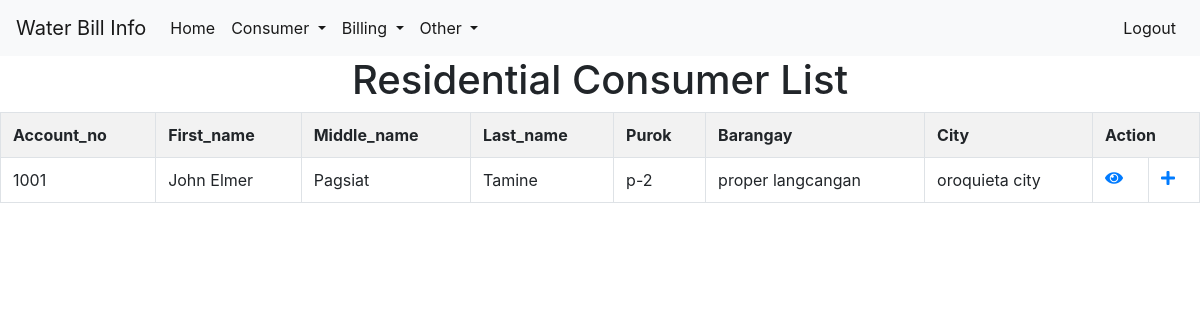
The page /resedential.php on the database as committed earlier.
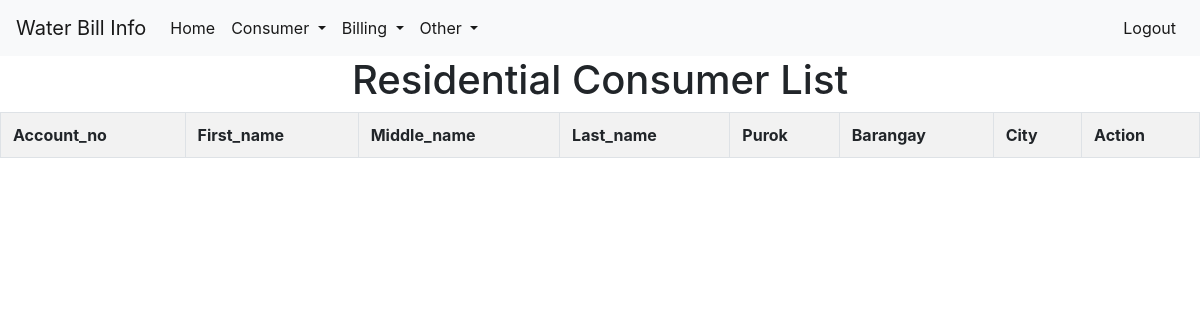
The same page on the database as committed later.
### tables this page shows
CREATE TABLE `consumer` (
  `Account_no` int(11) NOT NULL,
  `First_name` varchar(50) NOT NULL,
  `Middle_name` varchar(50) NOT NULL,
  `Last_name` varchar(50) NOT NULL,
  `Purok` varchar(50) NOT NULL,
  `Barangay` varchar(50) NOT NULL,
  `City` varchar(50) NOT NULL,
  `Birthdate` date NOT NULL,
  `Birth_place` varchar(50) NOT NULL,
  `Contact_no` varchar(20) NOT NULL,
  `Civil_status` varchar(20) NOT NULL,
  `Occupation` varchar(20) NOT NULL,
  `Spouse_name` varchar(50) NOT NULL,
  `Mother_name` varchar(50) NOT NULL,
  `Father_name` varchar(50) NOT NULL,
  `Type_of_residence` varchar(50) NOT NULL,
  `Public_or_Private` varchar(50) NOT NULL,
  `Senior_or_Pwd` varchar(50) NOT NULL,
  `Monthly_income` decimal(10,2) NOT NULL,
  `Meter_brand` varchar(50) NOT NULL,
  `Date_installed` date NOT NULL
);

### resedential.php (the view, shortened to what this page needs)
<?php
require 'dbconfig/config.php';
  $sql = "SELECT Account_no, First_name, Middle_name, Last_name, Purok, Barangay, City FROM `consumer` WHERE Type_of_residence = 'residential'";
  $records=mysqli_query($con,$sql);
?>
<!DOCTYPE.html>
<html>
    <head>
        <link rel="stylesheet" type="text/css" href="style.css">
<?php include('style.php')?>
    </head>
<body>
      <nav class="navbar navbar-expand-lg navbar-light bg-light">
          <a class="navbar-brand" href="#">Water Bill Info</a>
                  <div class="collapse navbar-collapse" id="navbarSupportedContent">
                    <ul class="navbar-nav mr-auto">
                      <li class="nav-item active">
                        <a class="nav-link" href="home.php">Home <span class="sr-only">(current)</span></a>
                      </li>
                      <li class="nav-item dropdown active">
                        <a class="nav-link dropdown-toggle" href="#" id="navbarDropdown" role="button" data-toggle="dropdown" aria-haspopup="true" aria-expanded="false">
                          Consumer
                        </a>
                      </li>
                        <li class="nav-item dropdown active">
                          <a class="nav-link dropdown-toggle" href="#" id="navbarDropdown" role="button" data-toggle="dropdown" aria-haspopup="true" aria-expanded="false">
                          Billing
                          </a>
                        </li>
                      <li class="nav-item dropdown active">
                        <a class="nav-link dropdown-toggle" href="#" id="navbarDropdown" role="button" data-toggle="dropdown" aria-haspopup="true" aria-expanded="false">
                          Other
                        </a>
                      </li>
                    </ul>
                    <div class="row">
                    <div class="col-md-12">
                      <ul class="navbar-nav nav-flex-icons">
                          <li class="nav-item active">
                          <a class="nav-link" href="index.php">Logout</a>
                        </li>
                      </ul>
                    </div>
                  </div>
      </nav>
  <center>
      <div>
        <div class="row justify-content-center">
          <div class="col-6">
            <h1>Residential Consumer List</h1>
          </div>
        </div>
      <table class="table table-bordered table-hover table-striped" >
        <tr>
          <th>Account_no</th>
          <th>First_name</th>
          <th>Middle_name</th>
          <th>Last_name</th>
          <th>Purok</th>
          <th>Barangay</th>
          <th>City</th>
                  <th colspan='2'>Action</th>
        </tr>
  <?php
          while($consumer=mysqli_fetch_assoc($records)){
            echo "<tr>";?>
            <td><?php echo $consumer['Account_no'] ?></td>
            <td><?php echo $consumer['First_name'] ?></td>
            <td><?php echo $consumer['Middle_name'] ?></td>
            <td><?php echo $consumer['Last_name'] ?></td>
            <td><?php echo $consumer['Purok'] ?></td>
            <td><?php echo $consumer['Barangay'] ?></td>
            <td><?php echo $consumer['City'] ?></td>
            <td>
              <a href="view_conbill.php?view_Id=<?php echo $consumer['Account_no']; ?>"><i class="fas fa-eye"></i></a>
            </td>
            <td>
              <a href="add_conbill.php?add_id=<?php echo $consumer['Account_no']; ?>"><i class="fas fa-plus"></i></a>
            </td>
          </tr>
        <?php }
        ?>
      </table>
     </div>
 </center>

### style.php (shortened to what this page needs)
<link rel="stylesheet" href="bootstrap-4.3.1-dist/css/bootstrap.min.css"/>
<link rel="stylesheet" href="fontawesome-free-5.6.3-web/css/all.css"/>

### style.css (style rules this page uses)
body { background-color: blue ; }

Rows that differ between the two databases and show on the page:
removed consumer: Account_no "1001", First_name "John Elmer", Middle_name "Pagsiat", Last_name "Tamine", Purok "p-2", Barangay "proper langcangan", City "oroquieta city"
